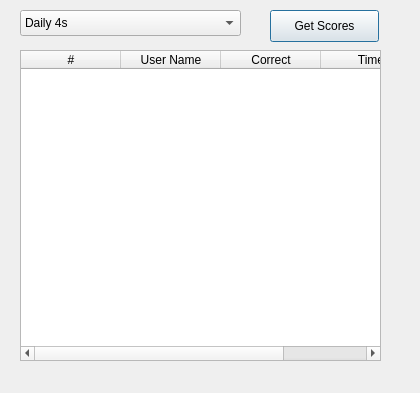
<ui version="4.0" >
 <class>scoresForm</class>
 <widget class="QDialog" name="scoresForm" >
  <property name="geometry" >
   <rect>
    <x>0</x>
    <y>0</y>
    <width>420</width>
    <height>393</height>
   </rect>
  </property>
  <property name="minimumSize" >
   <size>
    <width>420</width>
    <height>393</height>
   </size>
  </property>
  <property name="maximumSize" >
   <size>
    <width>420</width>
    <height>393</height>
   </size>
  </property>
  <property name="windowTitle" >
   <string>High Scores</string>
  </property>
  <widget class="QPushButton" name="getScoresPushbutton" >
   <property name="geometry" >
    <rect>
     <x>270</x>
     <y>10</y>
     <width>109</width>
     <height>32</height>
    </rect>
   </property>
   <property name="text" >
    <string>Get Scores</string>
   </property>
  </widget>
  <widget class="QComboBox" name="scoresComboBox" >
   <property name="geometry" >
    <rect>
     <x>20</x>
     <y>10</y>
     <width>221</width>
     <height>26</height>
    </rect>
   </property>
   <item>
    <property name="text" >
     <string>Daily 4s</string>
    </property>
   </item>
   <item>
    <property name="text" >
     <string>Daily 5s</string>
    </property>
   </item>
   <item>
    <property name="text" >
     <string>Daily 6s</string>
    </property>
   </item>
   <item>
    <property name="text" >
     <string>Daily 7s</string>
    </property>
   </item>
   <item>
    <property name="text" >
     <string>Daily 8s</string>
    </property>
   </item>
   <item>
    <property name="text" >
     <string>Daily 9s</string>
    </property>
   </item>
  </widget>
  <widget class="QTableWidget" name="scoresTableWidget" >
   <property name="geometry" >
    <rect>
     <x>20</x>
     <y>50</y>
     <width>361</width>
     <height>311</height>
    </rect>
   </property>
   <property name="editTriggers" >
    <set>QAbstractItemView::NoEditTriggers</set>
   </property>
   <property name="selectionMode" >
    <enum>QAbstractItemView::NoSelection</enum>
   </property>
   <property name="showGrid" >
    <bool>false</bool>
   </property>
   <property name="gridStyle" >
    <enum>Qt::NoPen</enum>
   </property>
   <column>
    <property name="text" >
     <string>#</string>
    </property>
   </column>
   <column>
    <property name="text" >
     <string>User Name</string>
    </property>
   </column>
   <column>
    <property name="text" >
     <string>Correct</string>
    </property>
   </column>
   <column>
    <property name="text" >
     <string>Time</string>
    </property>
   </column>
  </widget>
 </widget>
 <resources/>
 <connections/>
</ui>
